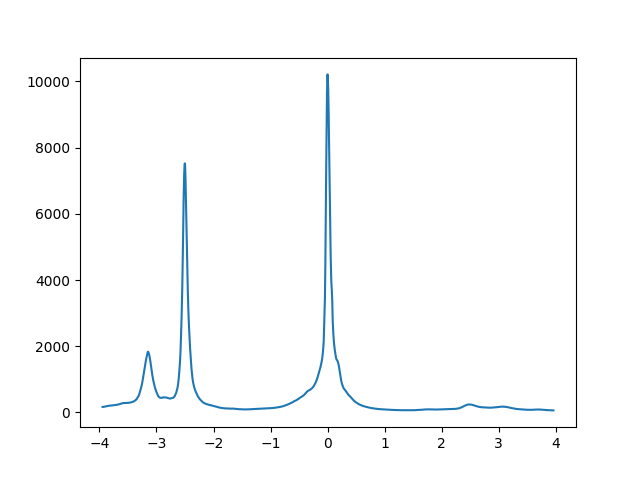

The script that drew this image:
import matplotlib.pyplot as pl
import numpy as np
import pandas as pnd

df = pnd.read_csv('data1.csv')
print(df)

x = df['data_x']
y = df['data_y']

pl.plot(x, y)


pl.show()
